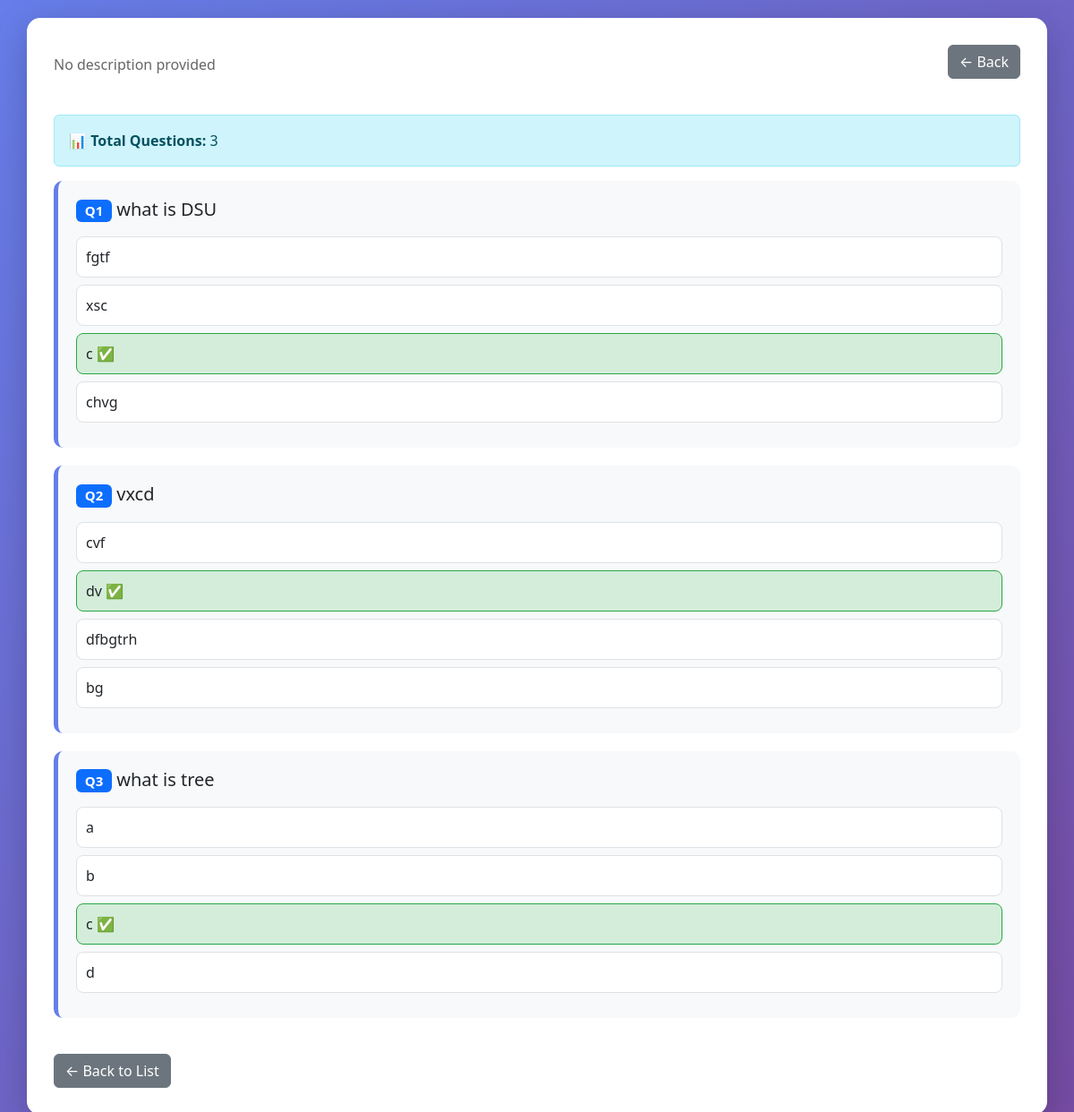
The page /open_practice_quiz/3 (signed in) on the database its author committed.
### tables this page shows
CREATE TABLE Practice_Quizzes (
            quiz_id INTEGER PRIMARY KEY AUTOINCREMENT,
            quiz_name TEXT NOT NULL,
            description TEXT,
            teacher_id INTEGER,
            created_by INTEGER NOT NULL,
            department TEXT,
            target_departments TEXT,
            created_at TIMESTAMP DEFAULT CURRENT_TIMESTAMP,
            FOREIGN KEY (created_by) REFERENCES Users(user_id)
        );

CREATE TABLE PracticeQuestions (
            question_id INTEGER PRIMARY KEY AUTOINCREMENT,
            quiz_id INTEGER NOT NULL,
            question_text TEXT NOT NULL,
            question_type TEXT DEFAULT 'MCQ',
            explanation TEXT,
            created_at TIMESTAMP DEFAULT CURRENT_TIMESTAMP, media_url TEXT,
            FOREIGN KEY (quiz_id) REFERENCES Practice_Quizzes(quiz_id)
        );

CREATE TABLE PracticeOptions (
            option_id INTEGER PRIMARY KEY AUTOINCREMENT,
            question_id INTEGER NOT NULL,
            option_text TEXT NOT NULL,
            is_correct INTEGER DEFAULT 0,
            option_order INTEGER,
            FOREIGN KEY (question_id) REFERENCES PracticeQuestions(question_id)
        );

### app.py (the view)
@app.route("/open_practice_quiz/<int:quiz_id>", methods=["GET"])
@login_required
def open_practice_quiz(quiz_id):
    if session.get('role') != 'Teacher':
        return redirect('/login')
    with get_db_connection() as conn:
        quiz = conn.execute(
            "SELECT * FROM Practice_Quizzes WHERE quiz_id=? AND created_by=?",
            (quiz_id, session['user_id'])
        ).fetchone()
        if not quiz:
            flash("Quiz not found")
            return redirect(url_for('list_practice_quizzes'))
        questions = conn.execute(
            "SELECT * FROM PracticeQuestions WHERE quiz_id=?",
            (quiz_id,)
        ).fetchall()
        questions_with_options = []
        for q in questions:
            options = conn.execute(
                "SELECT * FROM PracticeOptions WHERE question_id=?",
                (q['question_id'],)
            ).fetchall()
            questions_with_options.append({
                "question": q,
                "options": options
            })
    return render_template(
        'teacher/open_practice_quiz.html',
        quiz=quiz,
        questions=questions_with_options
    )

### app.py (called while the page is built)
def get_db_connection():
    return DBConnection(DATABASE)

def login_required(f):
    @wraps(f)
    def decorated_function(*args, **kwargs):
        if 'user_id' not in session:
            flash("Please login first")
            return redirect(url_for('login'))
        return f(*args, **kwargs)
    return decorated_function

    def __enter__(self):
        return self.conn

    def __exit__(self, exc_type, exc_val, exc_tb):
        if exc_type is None:
            self.conn.commit()
        else:
            self.conn.rollback()
        self.conn.close()

### templates/teacher/open_practice_quiz.html (shortened to what this page needs)
<!DOCTYPE html>
<html lang="en">
<head>
<link href="https://cdn.jsdelivr.net/npm/bootstrap@5.3.2/dist/css/bootstrap.min.css" rel="stylesheet">
</head>
<body>
<div class="container">
    <div class="d-flex justify-content-between align-items-start mb-4">
        <div>
            <p class="quiz-meta">{{ quiz.description or "No description provided" }}</p>
        </div>
        <a href="{{ url_for('list_practice_quizzes') }}" class="btn btn-secondary">← Back</a>
    </div>
    <div class="alert alert-info">
        <strong>📊 Total Questions:</strong> {{ questions|length }}
    </div>
    {% if questions %}
        {% for item in questions %}
        <div class="question-card">
            <h5 class="mb-3">
                <span class="badge bg-primary">Q{{ loop.index }}</span>
                {{ item.question.question_text }}
            </h5>
            <div class="options-container">
                {% for opt in item.options %}
                <div class="option-item {% if opt.is_correct %}correct{% endif %}">
                    {{ opt.option_text }}
                </div>
                {% endfor %}
            </div>
        </div>
        {% endfor %}
    {% else %}
    <div class="alert alert-warning">
        <p>No questions added yet. <a href="{{ url_for('edit_practice_quiz', quiz_id=quiz.quiz_id) }}">Add questions</a></p>
    </div>
    {% endif %}
    <a href="{{ url_for('list_practice_quizzes') }}" class="btn btn-secondary btn-back">← Back to List</a>
</div>
</body>
</html>

### templates/teacher/open_practice_quiz.html (style rules this page uses)
body { background: linear-gradient(135deg, #667eea, #764ba2); min-height: 100vh; padding: 20px; }
.container { background: white; border-radius: 15px; padding: 30px; box-shadow: 0 10px 40px rgba(0,0,0,0.2); }
.question-card { border-left: 5px solid #667eea; background: #f8f9fa; padding: 20px; border-radius: 10px; margin-bottom: 20px; }
.option-item { padding: 10px; border-radius: 8px; margin-bottom: 8px; background: white; border: 1px solid #dee2e6; }
.option-item.correct { background: #d4edda; border-color: #28a745; }
.option-item.correct::after { content: " ✅"; color: #28a745; font-weight: bold; }
.quiz-meta { color: #666; margin-bottom: 20px; }
.btn-back { margin-top: 20px; }

### rows shown on the page
Practice_Quizzes: description "No description provided"
PracticeQuestions: question.question_text "what is DSU"
PracticeOptions: option_text "fgtf"
PracticeOptions: option_text "xsc"
PracticeOptions: option_text "c"
PracticeOptions: option_text "chvg"
PracticeQuestions: question.question_text "vxcd"
PracticeOptions: option_text "cvf"
PracticeOptions: option_text "dv"
PracticeOptions: option_text "dfbgtrh"
PracticeOptions: option_text "bg"
PracticeQuestions: question.question_text "what is tree"
PracticeOptions: option_text "a"
PracticeOptions: option_text "b"
PracticeOptions: option_text "c"
PracticeOptions: option_text "d"

### other values the page prints
{{ questions|length }} "3"
